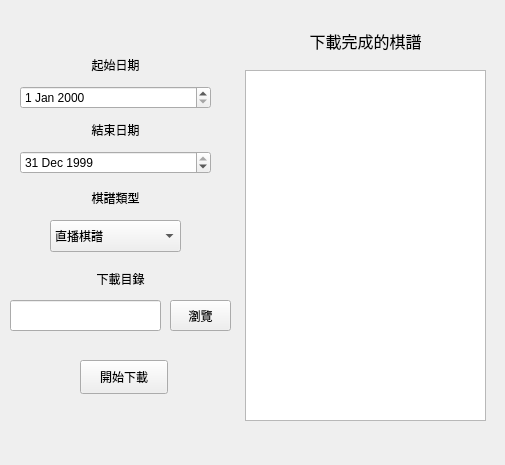
<?xml version="1.0" encoding="UTF-8"?>
<ui version="4.0">
 <class>Form</class>
 <widget class="QWidget" name="Form">
  <property name="geometry">
   <rect>
    <x>0</x>
    <y>0</y>
    <width>505</width>
    <height>465</height>
   </rect>
  </property>
  <property name="windowTitle">
   <string>野狐棋譜下載器</string>
  </property>
  <widget class="QWidget" name="verticalLayoutWidget">
   <property name="geometry">
    <rect>
     <x>20</x>
     <y>50</y>
     <width>191</width>
     <height>124</height>
    </rect>
   </property>
   <layout class="QVBoxLayout" name="verticalLayout">
    <item>
     <widget class="QLabel" name="label">
      <property name="text">
       <string>起始日期</string>
      </property>
      <property name="alignment">
       <set>Qt::AlignCenter</set>
      </property>
     </widget>
    </item>
    <item>
     <widget class="QDateEdit" name="dateEdit"/>
    </item>
    <item>
     <widget class="QLabel" name="label_2">
      <property name="text">
       <string>結束日期</string>
      </property>
      <property name="alignment">
       <set>Qt::AlignCenter</set>
      </property>
     </widget>
    </item>
    <item>
     <widget class="QDateEdit" name="dateEdit_2">
      <property name="dateTime">
       <datetime>
        <hour>8</hour>
        <minute>0</minute>
        <second>0</second>
        <year>1999</year>
        <month>12</month>
        <day>31</day>
       </datetime>
      </property>
     </widget>
    </item>
   </layout>
  </widget>
  <widget class="QPushButton" name="pushButton">
   <property name="geometry">
    <rect>
     <x>80</x>
     <y>360</y>
     <width>88</width>
     <height>34</height>
    </rect>
   </property>
   <property name="text">
    <string>開始下載</string>
   </property>
  </widget>
  <widget class="QPushButton" name="pushButton_2">
   <property name="geometry">
    <rect>
     <x>170</x>
     <y>300</y>
     <width>61</width>
     <height>31</height>
    </rect>
   </property>
   <property name="text">
    <string>瀏覽</string>
   </property>
  </widget>
  <widget class="QLineEdit" name="lineEdit">
   <property name="geometry">
    <rect>
     <x>10</x>
     <y>300</y>
     <width>151</width>
     <height>31</height>
    </rect>
   </property>
  </widget>
  <widget class="QLabel" name="label_3">
   <property name="geometry">
    <rect>
     <x>90</x>
     <y>270</y>
     <width>61</width>
     <height>18</height>
    </rect>
   </property>
   <property name="text">
    <string>下載目錄</string>
   </property>
   <property name="alignment">
    <set>Qt::AlignCenter</set>
   </property>
  </widget>
  <widget class="QTextBrowser" name="textBrowser">
   <property name="geometry">
    <rect>
     <x>245</x>
     <y>70</y>
     <width>241</width>
     <height>351</height>
    </rect>
   </property>
   <property name="lineWrapMode">
    <enum>QTextEdit::NoWrap</enum>
   </property>
  </widget>
  <widget class="QLabel" name="label_4">
   <property name="geometry">
    <rect>
     <x>300</x>
     <y>30</y>
     <width>131</width>
     <height>21</height>
    </rect>
   </property>
   <property name="font">
    <font>
     <family>Source Code Pro</family>
     <pointsize>12</pointsize>
    </font>
   </property>
   <property name="text">
    <string>下載完成的棋譜</string>
   </property>
   <property name="alignment">
    <set>Qt::AlignCenter</set>
   </property>
  </widget>
  <widget class="QComboBox" name="comboBox">
   <property name="geometry">
    <rect>
     <x>50</x>
     <y>220</y>
     <width>131</width>
     <height>32</height>
    </rect>
   </property>
   <property name="currentText">
    <string>直播棋譜</string>
   </property>
   <item>
    <property name="text">
     <string>直播棋譜</string>
    </property>
   </item>
   <item>
    <property name="text">
     <string>職業棋譜</string>
    </property>
   </item>
   <item>
    <property name="text">
     <string>高級講解棋譜</string>
    </property>
   </item>
  </widget>
  <widget class="QLabel" name="label_5">
   <property name="geometry">
    <rect>
     <x>80</x>
     <y>190</y>
     <width>71</width>
     <height>16</height>
    </rect>
   </property>
   <property name="text">
    <string>棋譜類型</string>
   </property>
   <property name="alignment">
    <set>Qt::AlignCenter</set>
   </property>
  </widget>
 </widget>
 <resources/>
 <connections/>
</ui>
